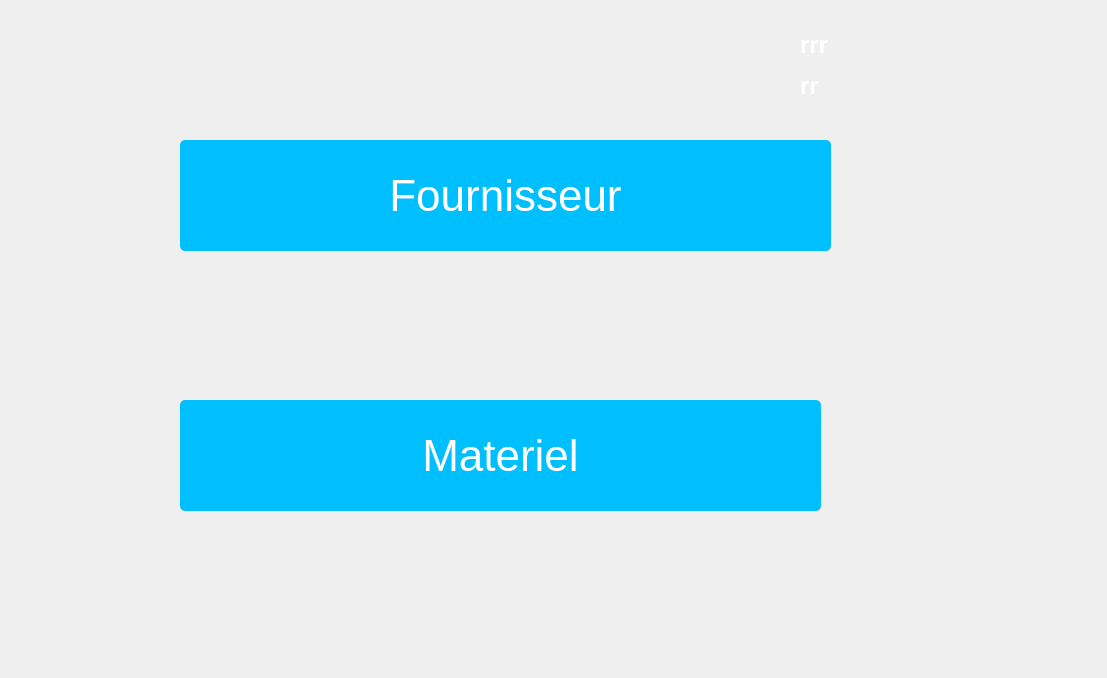
    <widget class="QWidget" name="page">
     <widget class="QPushButton" name="pushButton_4_fm">
      <property name="geometry">
       <rect>
        <x>180</x>
        <y>140</y>
        <width>651</width>
        <height>111</height>
       </rect>
      </property>
      <property name="font">
       <font>
        <pointsize>33</pointsize>
        <underline>false</underline>
        <strikeout>false</strikeout>
       </font>
      </property>
      <property name="styleSheet">
       <string notr="true">QPushButton {
padding: 1px;
border-style: solid;
border: 2px solid blue;
border-radius: 10px;
background-color: rgb(0, 211, 211);
border:2px solid #000;
}
QPushButton {
     color: #fff !important;
text-transform: uppercase;
text-decoration: none;
background: #00BFFF;
padding: 20px;
border-radius: 5px;
display: inline-block;
border: none;
transition: all 0.4s ease 0s;
 }
 QPushButton:hover {
     background: #000000;
letter-spacing: 1px;
-webkit-box-shadow: 0px 5px 40px -10px rgba(0,0,0,0.57);
-moz-box-shadow: 0px 5px 40px -10px rgba(0,0,0,0.57);
box-shadow: 5px 40px -10px rgba(0,0,0,0.57);
transition: all 0.4s ease 0s;
 }</string>
      </property>
      <property name="text">
       <string>Fournisseur</string>
      </property>
     </widget>
     <widget class="QPushButton" name="pushButton_5_fm">
      <property name="geometry">
       <rect>
        <x>180</x>
        <y>400</y>
        <width>641</width>
        <height>111</height>
       </rect>
      </property>
      <property name="font">
       <font>
        <pointsize>33</pointsize>
        <underline>false</underline>
        <strikeout>false</strikeout>
       </font>
      </property>
      <property name="styleSheet">
       <string notr="true">QPushButton {
padding: 1px;
border-style: solid;
border: 2px solid blue;
border-radius: 10px;
background-color: rgb(0, 211, 211);
border:2px solid #000;
}
QPushButton {
     color: #fff !important;
text-transform: uppercase;
text-decoration: none;
background: #00BFFF;
padding: 20px;
border-radius: 5px;
display: inline-block;
border: none;
transition: all 0.4s ease 0s;
 }
 QPushButton:hover {
     background: #000000;
letter-spacing: 1px;
-webkit-box-shadow: 0px 5px 40px -10px rgba(0,0,0,0.57);
-moz-box-shadow: 0px 5px 40px -10px rgba(0,0,0,0.57);
box-shadow: 5px 40px -10px rgba(0,0,0,0.57);
transition: all 0.4s ease 0s;
 }</string>
      </property>
      <property name="text">
       <string>Materiel</string>
      </property>
     </widget>
     <widget class="QLabel" name="label_28">
      <property name="geometry">
       <rect>
        <x>7</x>
        <y>8</y>
        <width>1091</width>
        <height>661</height>
       </rect>
      </property>
      <property name="text">
       <string/>
      </property>
     </widget>
     <widget class="QLabel" name="time">
      <property name="geometry">
       <rect>
        <x>800</x>
        <y>70</y>
        <width>211</width>
        <height>31</height>
       </rect>
      </property>
      <property name="font">
       <font>
        <pointsize>18</pointsize>
        <weight>75</weight>
        <bold>true</bold>
       </font>
      </property>
      <property name="styleSheet">
       <string notr="true">color:rgb(255, 255, 255)</string>
      </property>
      <property name="text">
       <string>rr</string>
      </property>
     </widget>
     <widget class="QLabel" name="date">
      <property name="geometry">
       <rect>
        <x>800</x>
        <y>29</y>
        <width>221</width>
        <height>31</height>
       </rect>
      </property>
      <property name="font">
       <font>
        <pointsize>18</pointsize>
        <weight>75</weight>
        <bold>true</bold>
       </font>
      </property>
      <property name="styleSheet">
       <string notr="true">color:rgb(255, 255, 255)</string>
      </property>
      <property name="text">
       <string>rrr</string>
      </property>
     </widget>
     <zorder>label_28</zorder>
     <zorder>pushButton_4_fm</zorder>
     <zorder>pushButton_5_fm</zorder>
     <zorder>time</zorder>
     <zorder>date</zorder>
    </widget>
